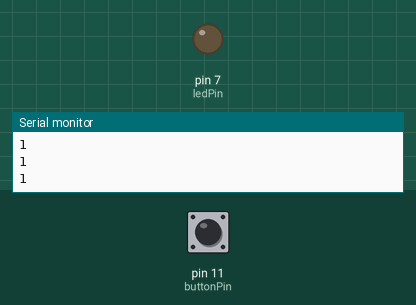
The sketch below on a simulated Arduino Uno, built with avr-gcc and run on an emulated ATmega328P. Parts: output pins drawn as LEDs (lit = HIGH), the last lines printed to the serial monitor. The inputs (shaded band) are chosen by the test bench; at power-on: pin 11 (buttonPin) HIGH.

Above: at 1.2 s.
1.3 s: pin 11 (buttonPin) pulled LOW for 0.25 s
At 2.2 s:
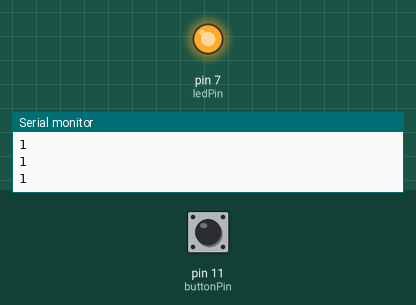
3.0 s: pin 11 (buttonPin) pulled LOW for 1 s
At 3.4 s:
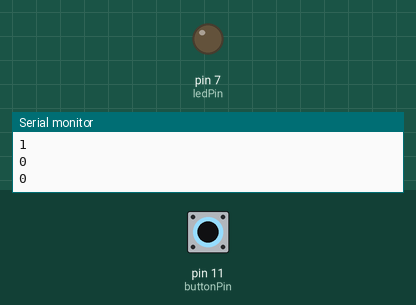
5.5 s: pin 11 (buttonPin) pulled LOW for 3.2 s
At 6.7 s:
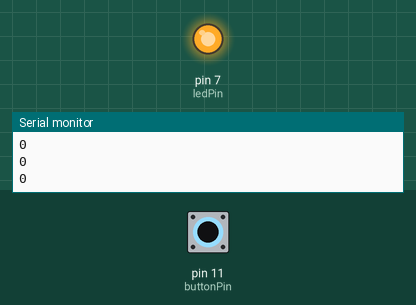
Timing chart, 0 to 8.5 s (numbered marks = the images above; inputs shaded):
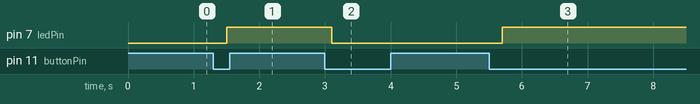

The sketch:

Light_Switch.ino
```cpp
int buttonRead;
int ledState=0;
int buttonPin=11;
int buttonNew;
int buttonOld;
int ledPin=7;
int dt=100;


void setup() {
  // put your setup code here, to run once:
  Serial.begin(9600);
  pinMode(buttonPin,INPUT);
  pinMode(ledPin,OUTPUT);

}
void loop() {
  // put your main code here, to run repeatedly:

  buttonNew=digitalRead(buttonPin);
  Serial.println(buttonNew);
  delay(dt);
  if(buttonOld==1 && buttonNew==0){
    if(ledState==0){
      digitalWrite(ledPin,HIGH);
      ledState=1;
    }
    else{
      digitalWrite(ledPin,LOW);
      ledState=0;
    }
  }
  buttonOld=buttonNew;
  delay(dt);
}
```

Measured:
- after the input at 1.3 s, pin 7 (ledPin): LOW → HIGH after 0.20 s
- after the input at 3.0 s, pin 7 (ledPin): HIGH → LOW after 0.10 s
- after the input at 5.5 s, pin 7 (ledPin): LOW → HIGH after 0.20 s
